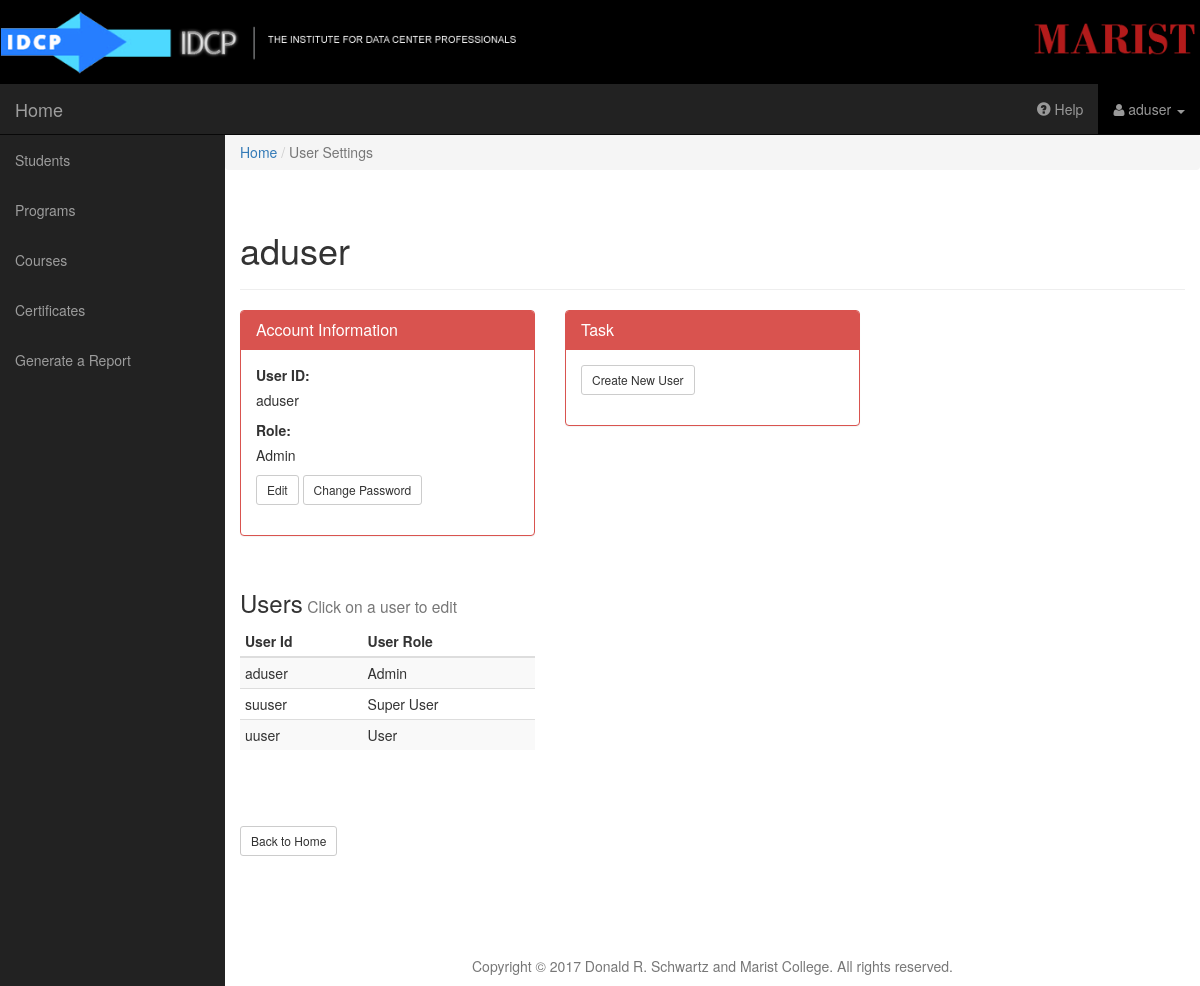
The app's page /user_settings.php (signed in) with its own data.
### tables this page shows
CREATE TABLE IF NOT EXISTS IDCP_USER(
	USER_ID VARCHAR(255) PRIMARY KEY,
	USER_PWD VARCHAR(255) NOT NULL,
	USER_ROLE VARCHAR(10) NOT NULL
);

### includes/user_helpers.php (the view, shortened to what this page needs)
<?php
function show_user_results($dbc){
  $query = "SELECT USER_ID, USER_ROLE FROM IDCP_USER";
	$results = mysqli_query($dbc, $query);
	echo '<div class="span3" style="height: 200px !important; overflow: auto;">';
	echo '<TABLE class="table table-condensed table-striped table-hover">';
	echo '<THEAD>';
	echo '<TR>';
	echo '<TH>User Id</TH>';
	echo '<TH>User Role</TH>';
	echo '</TR>';
	echo '</THEAD>';
	echo '<TBODY>';
	if($results){
		while ( $row = mysqli_fetch_array( $results , MYSQLI_ASSOC ) ){
			echo "<TR class='clickable-row'>";
			echo '<TD>' . $row['USER_ID'] . '</TD>' ;
			echo '<TD>' . $row['USER_ROLE'] . '</TD>' ;
			echo '</TR>';
		}
		echo '</TBODY>';
		echo '</TABLE>';
    }
  echo '</div>';
}
?>

### css/sb-admin.css (style rules this page uses)
body { margin-top: 100px; background-color: #FFFFFF; }
@media (min-width:768px) { body { margin-top: 50px; } }

### records on screen
idcp_user: USER_ID "aduser", USER_ROLE "Admin"
idcp_user: USER_ID "suuser", USER_ROLE "Super User"
idcp_user: USER_ID "uuser", USER_ROLE "User"

### other values on screen
$user_id "aduser"
$user_role "Admin"
